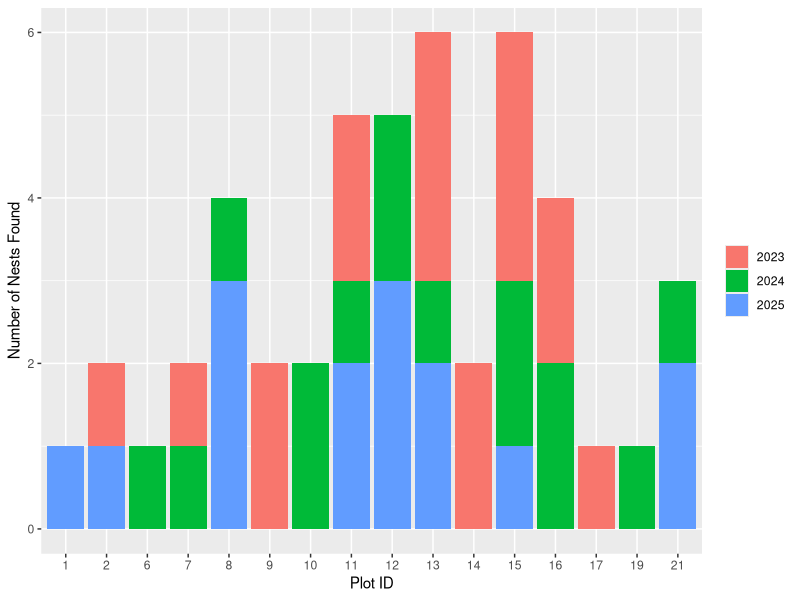
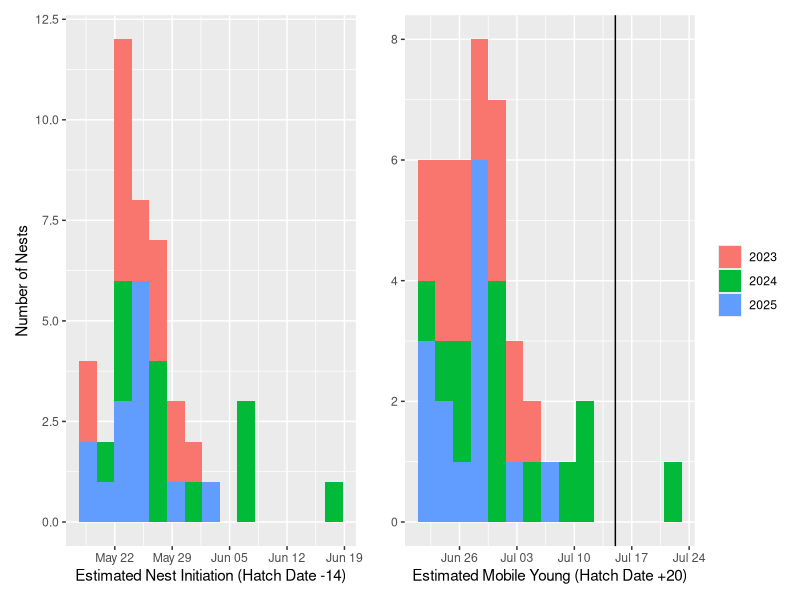
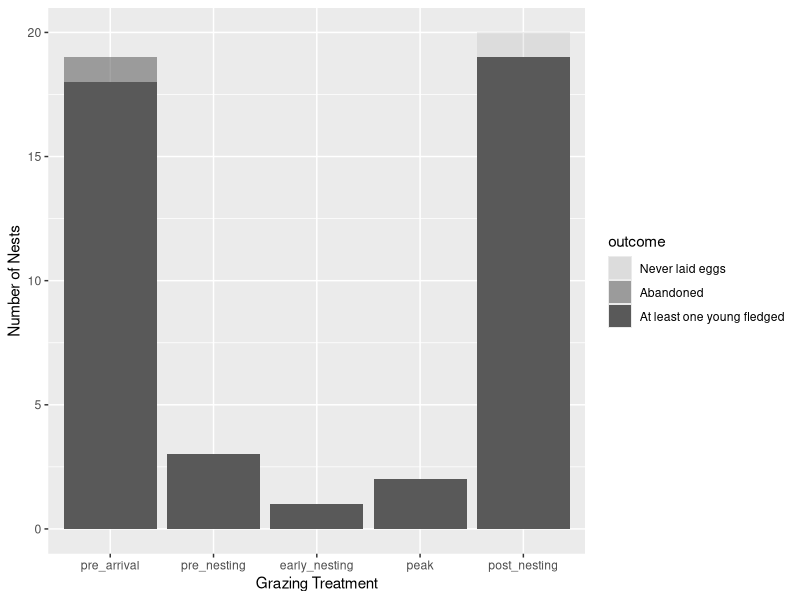
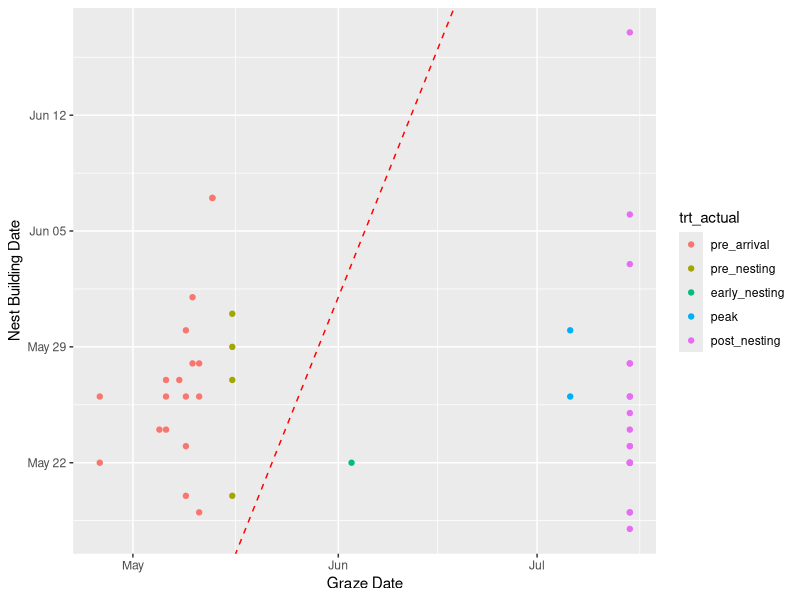
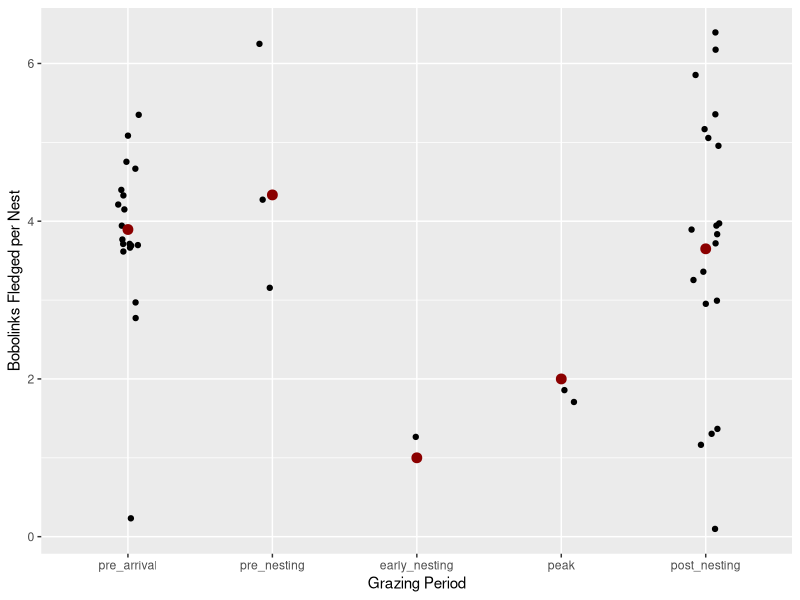
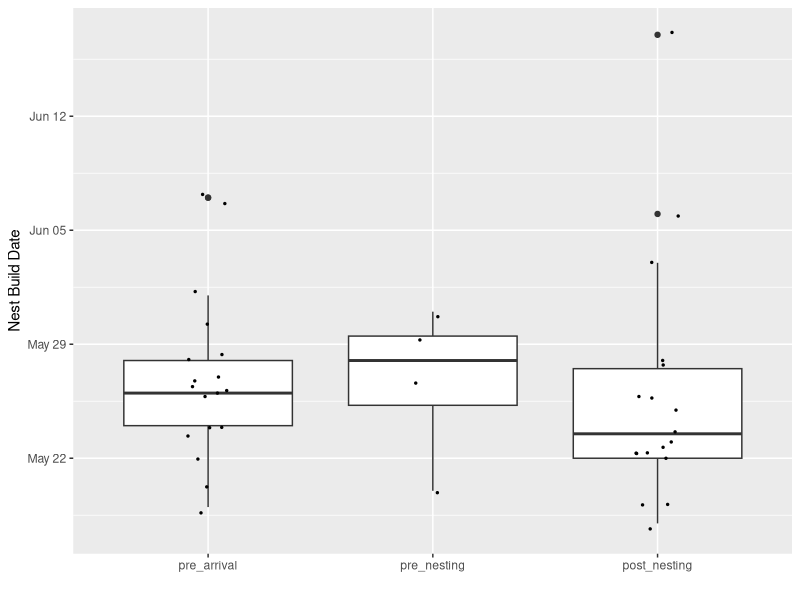
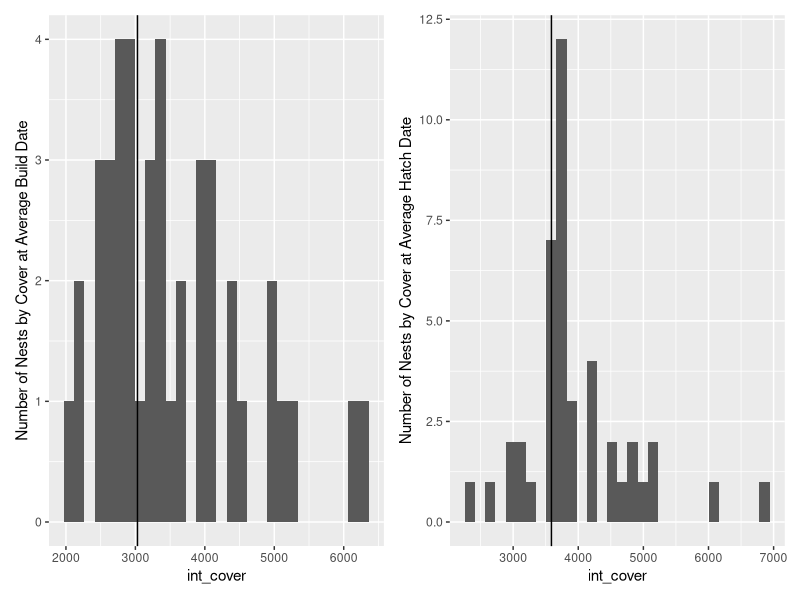
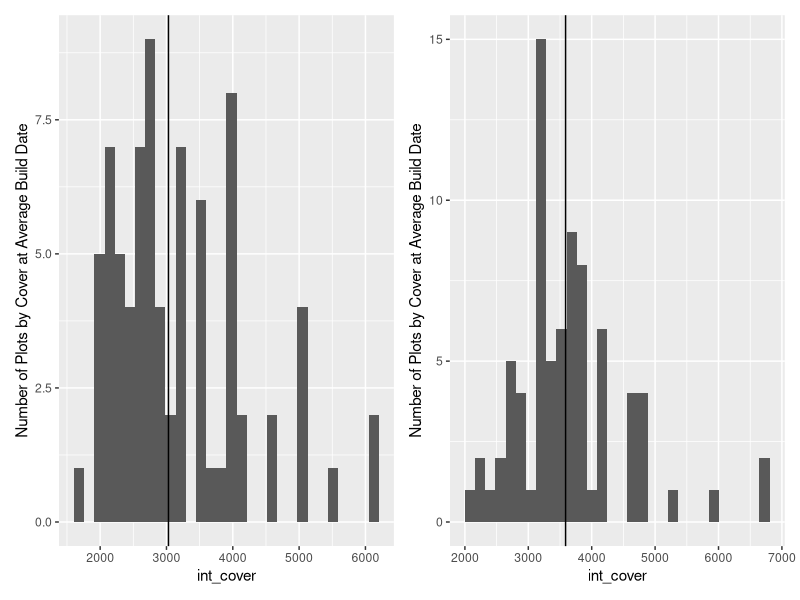

Generate these figures, in order, with R:
## ---- chunk 1
library(tidyverse)
library(readr)
library(dplyr)
library(lubridate)
library(patchwork)

#read in files. remember to get them in a working directory first. notes on what each are in email
plots<-read_csv("data/plot_key.csv")%>%
  mutate(cows_in=mdy(cows_in), cows_out=mdy(cows_out))%>%
  mutate(cows_out_nodate=update(cows_out, year=2000))
nests<-read_csv("data/nest_summary.csv")%>%
  mutate(found_date=mdy(found_date),
         build_date=mdy(build_date),
         egg_date=mdy(egg_date),
         hatch_date_key=mdy(hatch_date_key),
         fledge_date=mdy(fledge_date),
         mobile_date=mdy(mobile_date))%>%
  filter(is.na(field), #remove nests not in GP
         is.na(in_study), #remove nests in GP but not in a plot
         is.na(confirmed), #remove 'presumed' but not found nests
         species=="Bobolink") %>%#remove savanna sparrow nests
  select(-field, -in_study, -confirmed, -species, -22, -23)%>%
  mutate(fledge_date=hatch_date_key+10)%>%
  mutate(mobile_date=hatch_date_key+20)%>%
  mutate(egg_date=hatch_date_key-12)%>%
  mutate(build_date=hatch_date_key-14)%>%
  mutate(build_date_noyear=update(build_date, year=2000))%>%
  mutate(mobile_date_noyear=update(mobile_date, year=2000))

allnests<-left_join(nests, plots) #joins the plot and nest dataframes by common variable (nestid). This copies over plot level data to the nest observations.
allnests$trt_actual<-factor(allnests$trt_actual, levels=c("pre_arrival", "pre_nesting", "early_nesting", "peak", "post_nesting"))
allnests$outcome<-factor(allnests$outcome, levels=c(NA, "Never laid eggs", "Abandoned", "At least one young fledged"))

## ---- chunk 2
# early nesting worked in 15 (oddly) and 19. 
ggplot(ungroup(allnests), aes(as.factor(plot), fill=interaction(as.factor(year)))) + 
  geom_bar()+xlab("Plot ID")+ylab("Number of Nests Found") +
  theme(legend.title = element_blank())
## ---- chunk 3
#map the distribution of 'build dates': 14 days prior to hatch across all three years
p1<- ggplot(nests, aes(build_date_noyear))+geom_histogram(bins=15, aes(fill=as.factor(year(nests$build_date))))+
  geom_vline(xintercept=mdy("05/15/2000"))+xlab("Estimated Nest Initiation (Hatch Date -14)")+ylab("Number of Nests") +theme(legend.position="none")

#map the distribution of 'mobile dates': 20 days after to hatch across all three years
p2<- ggplot(nests, aes(mobile_date_noyear))+geom_histogram(bins=15, aes(fill=as.factor(year(nests$build_date))))+
  geom_vline(xintercept=mdy("07/15/2000"))+xlab("Estimated Mobile Young (Hatch Date +20)")+ylab("")+
  theme(legend.title = element_blank())

p1+p2
## ---- chunk 4
#number of nests (pre, post > pre nest > others)
ggplot(filter(allnests, !is.na(outcome)), aes(trt_actual))+geom_bar(aes(alpha=outcome))+ylab("Number of Nests")+xlab("Grazing Treatment")

## ---- chunk 5
# cows by start date . almost all nests were started after cows left (left of the line).
# one was started before cows left (it survived them going through) - 1wk prior. (show other examples where trampled though)
# the last two were grazed after the nest was basically done.  
ggplot(allnests, aes(cows_out_nodate, build_date_noyear,  color=trt_actual)) +
  geom_point() + geom_abline(intercept = 0, slope = 1, color = "red", linetype = "dashed") +
  xlab("Graze Date")+ ylab ("Nest Building Date")


## ---- chunk 6
ggplot((allnests), aes(trt_actual, as.numeric(num_fledged)))+
 geom_jitter(width=.1)+stat_summary(fun="mean", geom="point", color="darkred", size=3)+
  xlab("Grazing Period") + ylab("Bobolinks Fledged per Nest")
## ---- chunk 7
ggplot(filter(allnests, trt_actual!="early_nesting"&trt_actual!="peak"), aes( trt_actual, build_date_noyear))+
  geom_boxplot(aes())+geom_jitter(width=.1, size=.5)+
  ylab("Nest Build Date") +xlab("")
## ---- chunk 8
library(tidyverse)
library(lubridate)
library(readxl)
library(zoo)

platemeter_all<-read_csv("data/platemeter_all.csv")

#interpolate grass heights in each plot in each date
cowdates<-select(plots, plot, cows_in, cows_out)%>%
  pivot_longer(cols=cows_in:cows_out, names_to = "type", values_to = "date")%>%
  mutate(cover=NA)%>%
  filter(type!="cows_in")%>%
  rbind(mutate(platemeter_all, type="platemeter"))%>%
  arrange(plot, date, type)%>%
  mutate(year=year(date))%>%
  group_by(plot, year)%>%
  filter(!is.na(year))%>%
  fill(cover, .direction="up")%>%
 complete(date=seq(min(date, na.rm=T), max(date, na.rm=T), by="day"))%>%
  mutate(harvest_cycle=ifelse(type=="cows_out", 1, NA))%>%
  fill(harvest_cycle)%>%
  mutate(harvest_cycle=ifelse(is.na(harvest_cycle), 0, 1))%>%
  mutate(type=ifelse(is.na(type), "int", type))%>%
#  select(-type)%>%
  unique()%>%
  group_by(plot, year, harvest_cycle)%>%
  mutate(int_cover=na.approx(cover, na.rm=F))%>% #use column int_cover
  mutate(date_noyear=update(date, year=2000))%>%
  mutate(plot=as.factor(plot))

#pull relevant nest data for build dates
grass_build<-select(allnests, nest_id, year, plot, outcome, build_date, hatch_date_key, fledge_date, num_eggs, num_fledged, trt_actual)%>%
  mutate(date=build_date, plot=as.character(plot))%>%
  left_join(cowdates)

#how much grass in plots on average build date: how many nests in each plot. arrange by descending grass cover. 
avg_build<-filter(cowdates, date_noyear==ymd("2000/05/26"))%>%
  mutate(year=year(date))%>%
  left_join(select(allnests, nest_id, year, plot, num_fledged)%>%mutate(plot=as.character(plot)))%>%
  mutate(count=ifelse(is.na(nest_id),0,1))%>%
  group_by(year, plot)%>%
  mutate(sum=sum(count))%>%
  left_join(select(mutate(plots, plot=as.factor(plot)), plot, year, trt_actual))

#pull relevant nest data for hatch dates
grass_hatch<-select(allnests, nest_id, year, plot, outcome, build_date, hatch_date_key, fledge_date, num_eggs, num_fledged, trt_actual)%>%
  mutate(date=hatch_date_key, plot=as.character(plot))%>%
  left_join(cowdates)


#how much grass in plots on avg. hatch date
avg_hatch<-filter(cowdates, date_noyear==ymd("2000/06/10"))%>%
  mutate(year=year(date))%>%
  left_join(select(allnests, nest_id, year, plot)%>%mutate(plot=as.character(plot)))%>%
  mutate(count=ifelse(is.na(nest_id),0,1))%>%
  group_by(year, plot)%>%
  mutate(sum=sum(count))%>%
  left_join(select(mutate(plots, plot=as.factor(plot)), plot, year, trt_actual))

## ---- chunk 9
#histogram of how much cover was present when nest was built (~3000)
p1<-ggplot(grass_build, aes(int_cover)) +geom_histogram(aes()) +
  geom_vline(xintercept = 3030) + ylab("Number of Nests by Cover at Average Build Date")
#same as above, but cover when hatched. tight around 3800
p2<-ggplot(grass_hatch, aes(int_cover)) +geom_histogram(aes())+ 
    geom_vline(xintercept = 3588)+ ylab("Number of Nests by Cover at Average Hatch Date")

p1+p2

p3<- ggplot(avg_build, aes(int_cover)) +geom_histogram() +geom_vline(xintercept=3030)+ylab("Number of Plots by Cover at Average Build Date")
p4<-ggplot(avg_hatch, aes(int_cover)) +geom_histogram() +geom_vline(xintercept=3588) +ylab("Number of Plots by Cover at Average Build Date")
 p3 + p4

## ---- chunk 10

ggplot(avg_build, aes(fct_reorder(interaction(plot, year), sum, .desc=T),sum))+geom_point(stat="identity", aes(color=trt_actual))+
  geom_bar(stat="summary", fun="mean", aes(y=int_cover/2000), alpha=.5)+
  theme(axis.text.x = element_text(angle = 90, vjust = 0.5, hjust = 1))+
  scale_y_continuous(
        name = "Number of Nests",
        sec.axis = sec_axis( trans=~.*2000, name="Vegetation Cover (dm/Ac)")
  ) +xlab("Plot.Year")
## ---- chunk 11

ggplot(avg_hatch, aes(fct_reorder(interaction(plot, year), sum, .desc=T),sum))+geom_point(stat="identity", aes(color=trt_actual))+
  geom_bar(stat="summary", fun="mean", aes(y=int_cover/2000), alpha=.5)+
  theme(axis.text.x = element_text(angle = 90, vjust = 0.5, hjust = 1))+
  scale_y_continuous(
    name = "Number of Nests",
    sec.axis = sec_axis( trans=~.*2000, name="Vegetation Cover (dm/Ac)")
  ) +xlab("Plot.Year")

